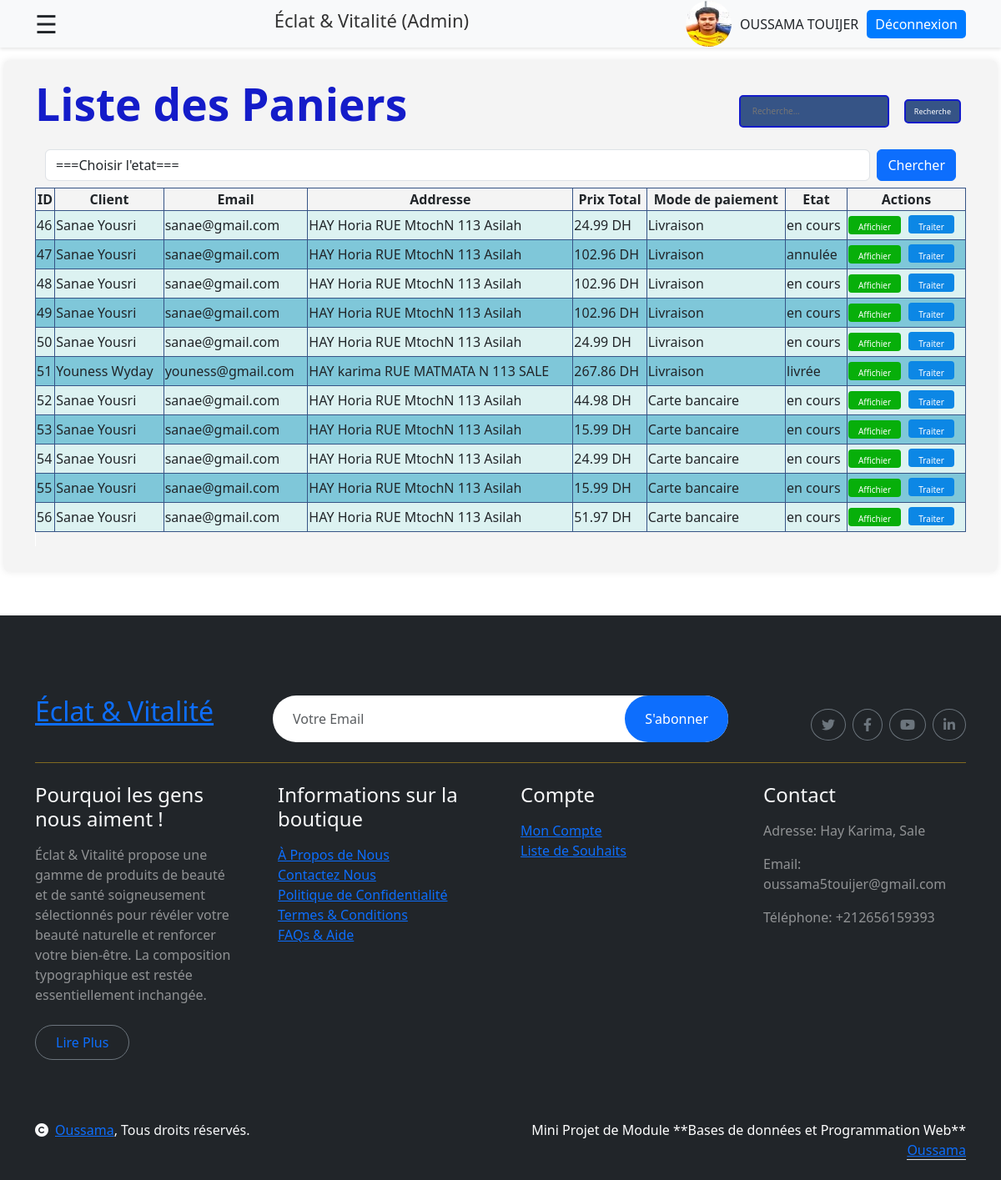
Before: /admin/vente/listeVentes.php (signed in) with the older database file.
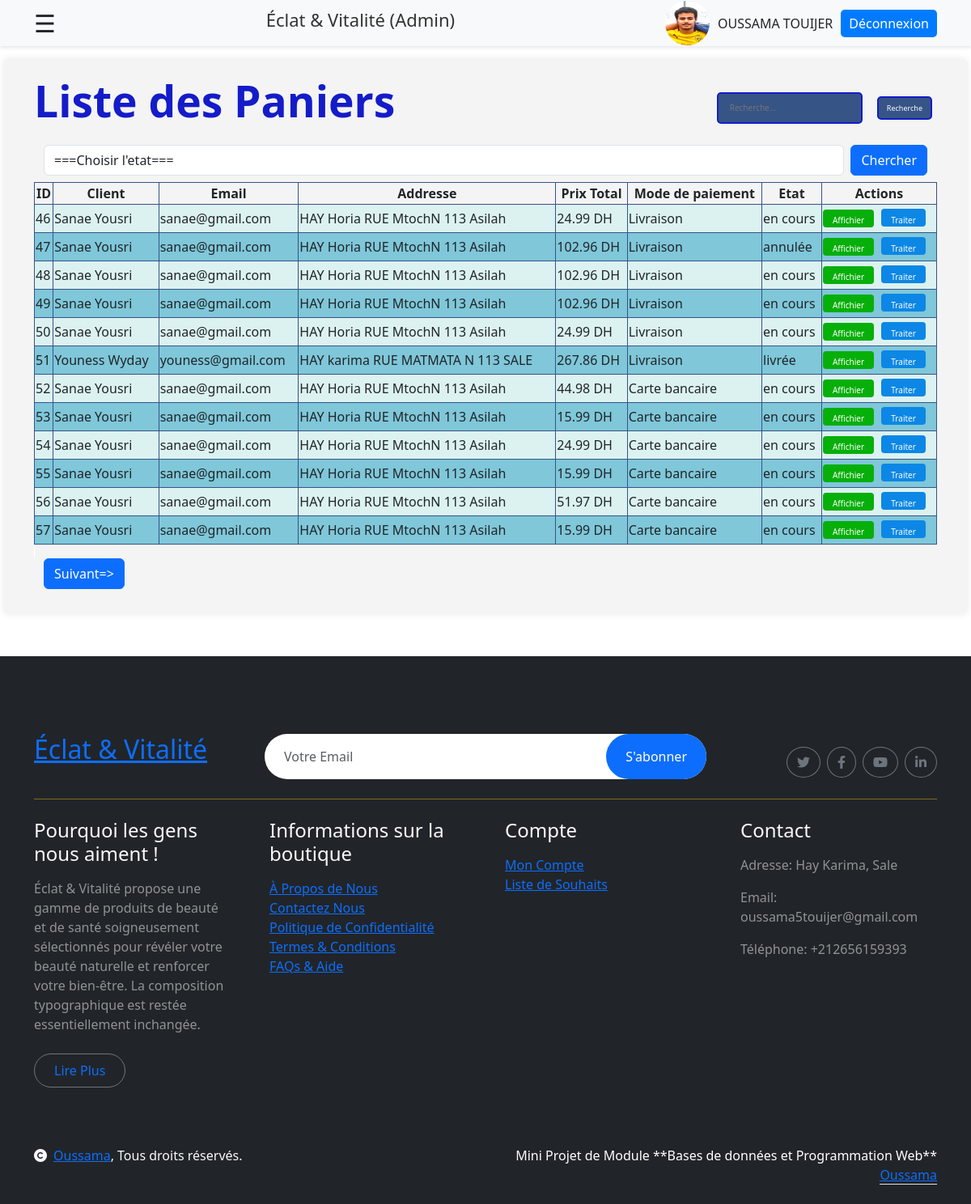
After: the same page with the newer database file.
### tables this page shows
CREATE TABLE IF NOT EXISTS `panier` (
  `id` int NOT NULL AUTO_INCREMENT,
  `idClient` bigint NOT NULL,
  `total` double(100,2) NOT NULL,
  `date_modified` timestamp NULL DEFAULT CURRENT_TIMESTAMP ON UPDATE CURRENT_TIMESTAMP,
  `date_creation` timestamp NULL DEFAULT CURRENT_TIMESTAMP,
  `etat_commande` enum('en cours','en livraison','livrée','annulée','autre') DEFAULT 'en cours',
  `mode_paiement` enum('Livraison','Carte bancaire') NOT NULL DEFAULT 'Livraison',
  PRIMARY KEY (`id`),
  KEY `fk_IdUser` (`idClient`)
);

CREATE TABLE IF NOT EXISTS `users` (
  `id` bigint NOT NULL AUTO_INCREMENT,
  `nom` varchar(100) DEFAULT NULL,
  `prenom` varchar(100) DEFAULT NULL,
  `email` varchar(255) DEFAULT NULL,
  `password` varchar(255) DEFAULT NULL,
  `user_type` enum('client','admin') DEFAULT NULL,
  `telephone` varchar(20) DEFAULT NULL,
  `address` varchar(255) DEFAULT NULL,
  `ville` varchar(100) DEFAULT NULL,
  `date_creation` timestamp NULL DEFAULT CURRENT_TIMESTAMP,
  `date_modification` timestamp NULL DEFAULT CURRENT_TIMESTAMP ON UPDATE CURRENT_TIMESTAMP,
  `etat` tinyint(1) DEFAULT '0',
  PRIMARY KEY (`id`)
);

### include/functionsPanier.php (called while the page is built, shortened)
<?php
function connectToDatabase() {
    $servername = "localhost";
    $username = "root";
    $password = "";
    $DBname = "eclat_vitalite";
    try {
        $conn = new PDO("mysql:host=$servername;dbname=$DBname", $username, $password);
        $conn->setAttribute(PDO::ATTR_ERRMODE, PDO::ERRMODE_EXCEPTION);
        return $conn;
    } catch(PDOException $e) {
        echo "Échec de la connexion : " . $e->getMessage();
        exit();
    }
}
function getAllPaniers() {
    try {
        $conn = connectToDatabase();
        $requete = "SELECT p.*, u.nom,u.prenom,u.address,u.email FROM panier p INNER JOIN users u ON u.id = p.idClient";
        $resultat = $conn->query($requete);
        $paniers = $resultat->fetchAll(PDO::FETCH_ASSOC);
        return $paniers;
    } catch(PDOException $e) {
        echo "Erreur lors de l'exécution de la requête : " . $e->getMessage();
        $conn = null;
        exit();
    }
}
?>

### admin/vente/listeVentes.php (the view, shortened to what the changed rows need)
<?php
include '../../include/functionsPanier.php';
$paniers = [];
if (!empty($_POST['sPro'])) {
    $paniers = searchPaniers($_POST['sPro']);
} else {
    $paniers = getAllPaniers();
}
$page = isset($_GET['page']) ? $_GET['page'] : 1;
$paniersPerPage = 12;
$totalPaniers = count($paniers);
$totalPages = ceil($totalPaniers / $paniersPerPage);
$startIndex = ($page - 1) * $paniersPerPage;
$paniersToShow = array_slice($paniers, $startIndex, $paniersPerPage);
?>
<!DOCTYPE html>
<html lang="en">
<head>
    <link rel="stylesheet" href="stylesVentes.css">
    <link href="https://cdn.jsdelivr.net/npm/bootstrap@5.3.3/dist/css/bootstrap.min.css" rel="stylesheet" />
    <link href="https://getbootstrap.com/docs/5.3/assets/css/docs.css" rel="stylesheet" />
    <link rel="stylesheet" href="https://cdnjs.cloudflare.com/ajax/libs/font-awesome/6.0.0-beta3/css/all.min.css">
</head>
<body>
    <div class="main-content">
        <main >
            <div class="container">
                <?php
                if(isset($_SESSION['email'])) {
                echo "<div class='title-and-button'>";
                echo "<h2 class='title' >Liste des Paniers</h1>";
                print'<form method="post" action="" >
                    <input type="text" for="b1" name="sPro" placeholder="Recherche..." class="iptR">
                    <button type="submit" id="b1" class="buR" >
                        Recherche
                    </button>
                </form>';
                echo "</div>";?>
            </div>
       <div class="container">
                <?php
                if (empty($paniersToShow)) {
                    echo "<p>Aucun paniers trouvé.</p>";
                } else {
                    echo "<div class='alert alert-danger'>Échec de la mise à jour du panier. Veuillez réessayer !!!</div>";?>
                <?php
                echo ' <div class="siw"> <table class="tablee" style="margin-left: auto; margin-right: auto;">
                    <thead>
                <tr>
                    <th>ID</th>
                    <th>Client</th>
                    <th>Email</th>
                    <th>Addresse</th>
                    <th>Prix Total</th>
                    <th>Mode de paiement</th>
                    <th>Etat</th>
                    <th>Actions</th>
                </tr>
                    </thead>
                    <tbody>';
                foreach ($paniersToShow as $panier) {
                    echo "<tr>
                                      <td>{$panier['id']}</td>
                                      <td>{$panier['nom']} {$panier['prenom']}</td>
                                      <td>{$panier['email']}</td>
                                      <td>{$panier['address']}</td>
                                      <td>{$panier['total']} DH</td>
                                      <td>{$panier['mode_paiement']}</td>
                                      <td>{$panier['etat_commande']}</td>
                                      <td class='action-buttons'>
                                           <a  data-bs-toggle='modal' data-bs-target='#modifierModal{$panier['id']}' ><button class='edit-button'>Affichier</button></a>
                                           <a data-bs-toggle='modal' data-bs-target='#traitModal{$panier['id']}' ><button class='delete-button'>Traiter</button></a>
                                      </td>
                         </tr>";
                        }
                    echo '</tbody>';
                    echo '</table>';?>
            </div>
        <?php
                    echo '<div class="container pagination-buttons" style="margin-left: auto; margin-right: auto;">';
                    if ($page < $totalPages) {
                        echo '<a href="?page='.($page+1).'" class="btn btn-primary">Suivant=></a>';
                    }
                    echo '</div>';
                }
                } else {
                    echo "<p>Session data not found.</p>";
                }
               ?>
        </main>
    </div>
<?php include '../../include/footer.php'?>
</body>
</html>

Changed rows visible on the page:
added panier: id "57", idClient.nom "Sanae", idClient.prenom "Yousri", idClient.email "sanae@gmail.com", idClient.address "HAY Horia RUE MtochN 113 Asilah", total "15.99", mode_paiement "Carte bancaire", etat_commande "en cours"
Other visible differences:
text now shown: "Suivant=>"
